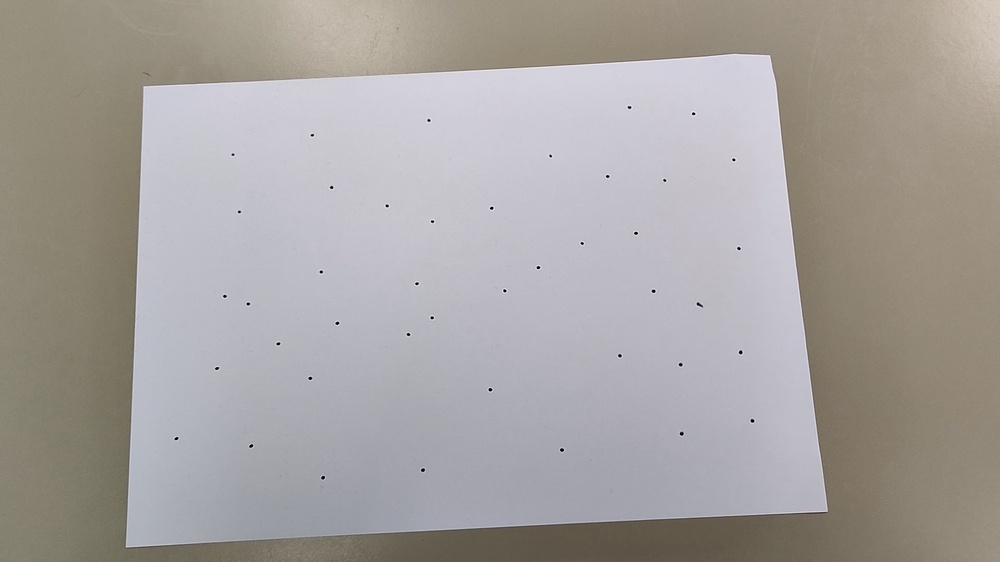
#> input picture imagenes/puntos_0365.jpg, 1000 x 562 px, shrunk from 1920 x 1080 before the run, found by its file name
$ python crear_contornos.py
#> lines starting #> are read from the running program, lines starting #| are printed output that depends on the picture; after the words box and inside, x2 and y2 are one past the last pixel; in counts of white or black regions, pixels touching at a corner belong together
import cv2
import numpy as np
import os

img = cv2.imread('/home/pol-trenchs/Escritorio/TFM/imagenes/puntos_0365.jpg')
#> img is the input picture: shape (562, 1000, 3); mean B, G, R 159.6, 162.3, 166.5
print(np.shape(img))
#| (562, 1000, 3)
img_gris = cv2.cvtColor(img, cv2.COLOR_BGR2GRAY)

# Binarizar la imagen
_, thr = cv2.threshold(img_gris, 150, 255, cv2.THRESH_BINARY)
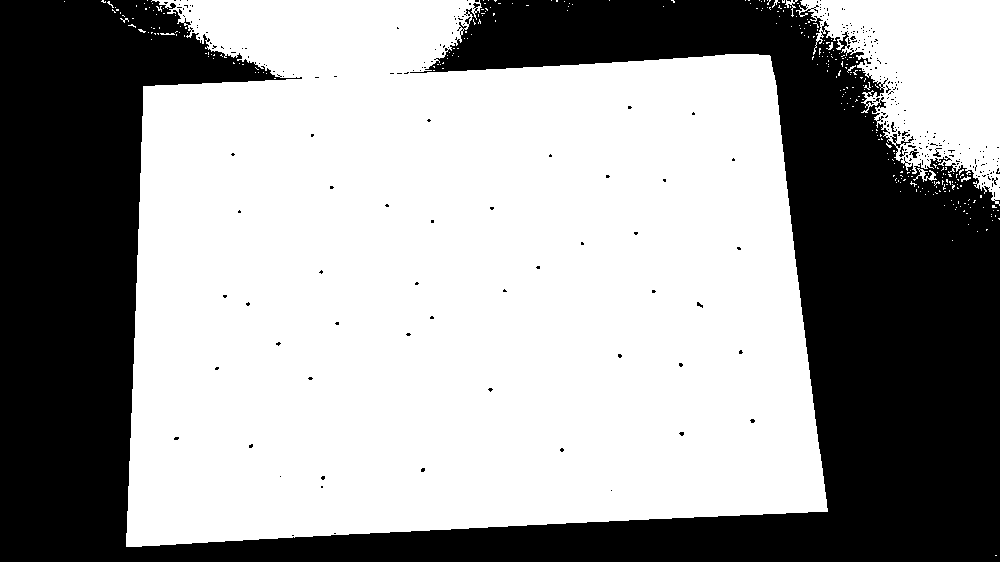
#> thr: shape (562, 1000); 61.8% white; 304 black regions (298 under 20 px), largest, box (x1, y1, x2, y2) and area: (0, 0, 1000, 562) 213485, (909, 149, 919, 158) 40, (899, 146, 908, 157) 31, (933, 148, 942, 157) 31, (891, 122, 897, 132) 24, (902, 131, 910, 137) 22

# Kernel
kernel = np.ones((3,3), np.uint8)

# Erosion
erosion = cv2.erode(thr, kernel)
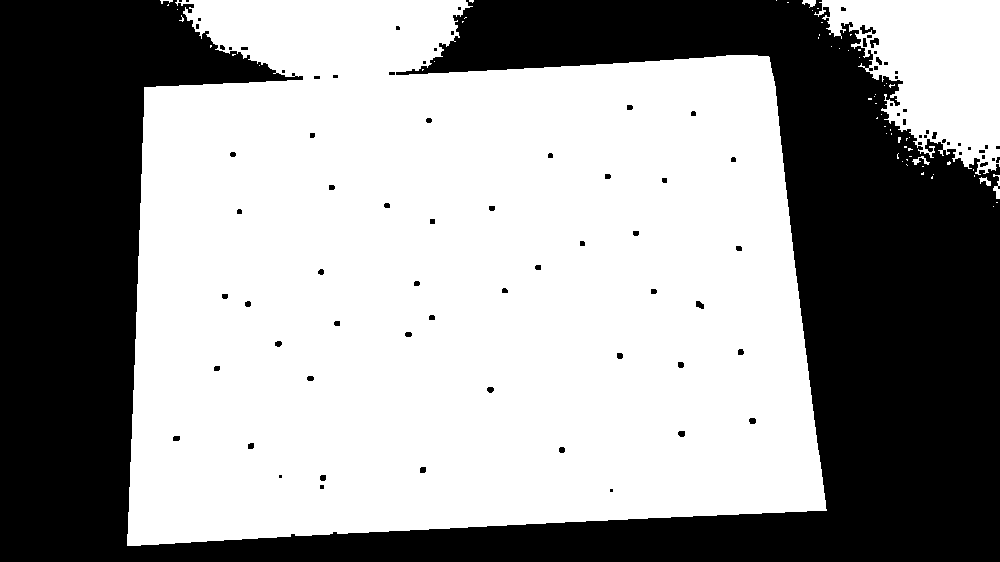
#> erosion: shape (562, 1000); 60.2% white; 94 black regions (43 under 20 px), largest, box (x1, y1, x2, y2) and area: (0, 0, 1000, 562) 221877, (860, 25, 876, 34) 74, (870, 38, 879, 48) 57
# Mostrar las imagenes
# cv2.imshow('imagen original', img)
cv2.imshow('Imagen gris', img_gris)
cv2.imshow('Imagen binarizada', thr)
cv2.imshow('imajen erosion', erosion)
cv2.waitKey(0)
cv2.destroyAllWindows()

$ run again, with imagenes/35B70AR30OR_2_def_281.png saved as imagenes/puntos_0365.jpg
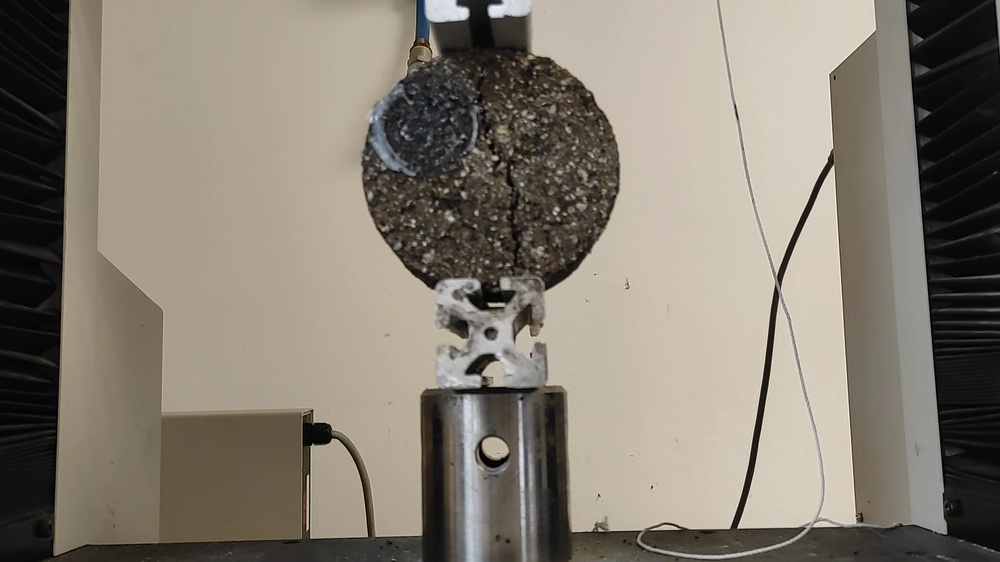
#> input picture imagenes/35B70AR30OR_2_def_281.png, 1000 x 562 px, shrunk from 1920 x 1080 before the run, found by its file name
#> img is the input picture: shape (562, 1000, 3); mean B, G, R 113.3, 124.9, 132.2
#| (562, 1000, 3)
#> `_, thr = cv2.threshold(img_gris, 150, 255, cv2.THRESH_BINARY)`:
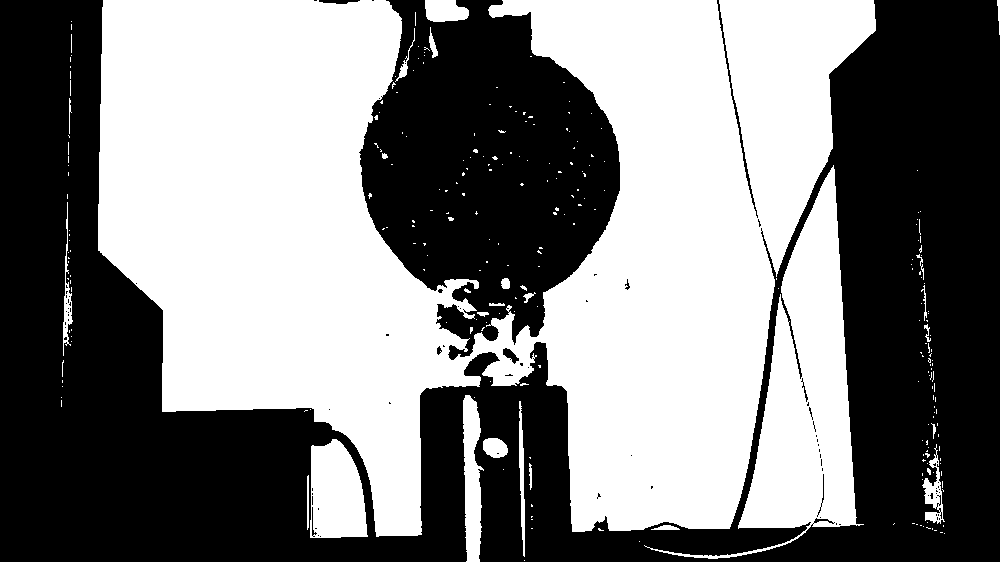
#> thr: shape (562, 1000); 49.7% white; 264 white regions (236 under 20 px), largest, box (x1, y1, x2, y2) and area: (98, 0, 876, 537) 242889, (644, 165, 864, 559) 24650, (310, 439, 368, 538) 4590
#> `erosion = cv2.erode(thr, kernel)`:
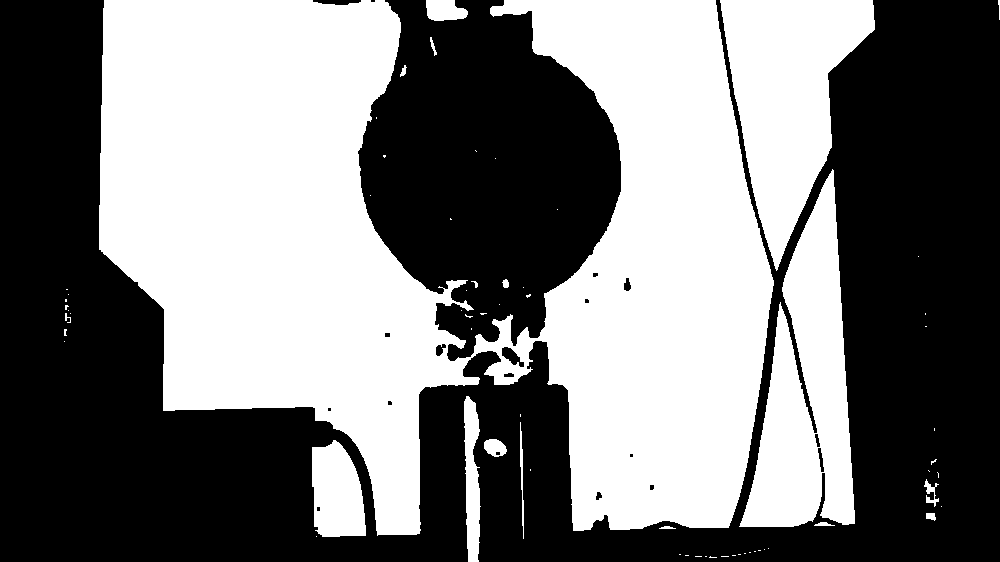
#> erosion: shape (562, 1000); 47.7% white; 66 white regions (48 under 20 px), largest, box (x1, y1, x2, y2) and area: (99, 0, 774, 536) 215267, (739, 169, 855, 527) 22553, (720, 0, 875, 271) 22230
